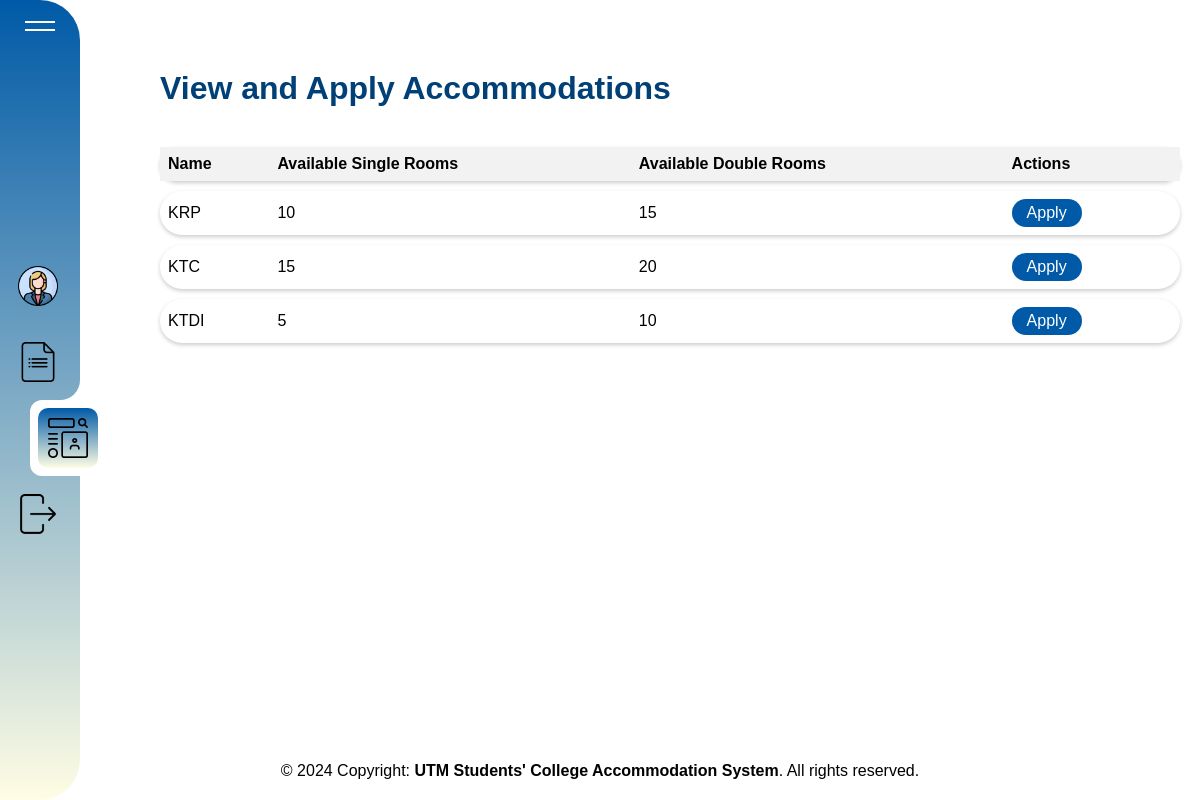
The page /student_view_apply_accommodation.php (signed in) on the database its author committed.
### tables this page shows
CREATE TABLE colleges (
    name VARCHAR(100) NOT NULL PRIMARY KEY,
    single_room_capacity INT NOT NULL,
    double_room_capacity INT NOT NULL,
    available_single_rooms INT NOT NULL,
    available_double_rooms INT NOT NULL
);

### student_view_apply_accommodation.php (the view, shortened to what this page needs)
<?php
include 'db_connect.php';
function getAllColleges($conn) {
    $sql = "SELECT * FROM colleges";
    $result = $conn->query($sql);
    if ($result->num_rows > 0) {
        return $result->fetch_all(MYSQLI_ASSOC);
    } else {
        return [];
    }
}
$colleges = getAllColleges($conn);
?>
<!DOCTYPE html>
<html lang="en">
<head>
    <link rel="stylesheet" href="style.css">
    <link rel="stylesheet" href="apply_form_style.css">
</head>
<body>
    <?php include 'student_header.php'; ?>
    <div class="main-content">
        <div class="title">
            <h1>View and Apply Accommodations</h1>
        </div>
        <table border="1" id="collegeTable">
            <thead>
                <tr>
                    <th>Name</th>
                    <th>Available Single Rooms</th>
                    <th>Available Double Rooms</th>
                    <th>Actions</th>
                </tr>
            </thead>
            <tbody>
                <?php foreach ($colleges as $college): ?>
                <tr>
                    <td><?php echo $college['name']; ?></td>
                    <td><?php echo $college['available_single_rooms']; ?></td>
                    <td><?php echo $college['available_double_rooms']; ?></td>
                    <td>
                        <button type="button" class="applyBtn" data-college="<?php echo $college['name']; ?>">Apply</button>
                    </td>
                </tr>
                <?php endforeach; ?>
            </tbody>
        </table>
        </div>
</body>
</html>

### style.css (style rules this page uses)
body { font-family: Arial, sans-serif; background-color: #fff; margin: 0; padding: 20px; }
.main-content { margin-left: 140px; transition: margin-left 0.3s ease; }
.title { margin-top:50px; padding-bottom: 30px; }
.title h1 { color: #004076; }
table { width: 100%; border-collapse: separate; border-spacing: 0 10px; margin-bottom: 20px; }
table, th, td { border: none; }
th, td { padding: 8px; text-align: left; }
th { background-color: #f2f2f2; }
tr { box-shadow: 0 2px 4px rgba(0, 0, 0, 0.2); border-radius: 30px; }
button { background-color: #005aa7; color: white; border: none; border-radius: 20px; cursor: pointer; font-size: 16px; padding:5px 15px; margin-right:10px; }

### menuStyle.css (style rules this page uses)
* { margin: 0; padding: 0; box-sizing: border-box; }
body { height: 100%; background-color: #fff; }

### rows shown on the page
colleges: name "KRP", available_single_rooms "10", available_double_rooms "15"
colleges: name "KTC", available_single_rooms "15", available_double_rooms "20"
colleges: name "KTDI", available_single_rooms "5", available_double_rooms "10"
